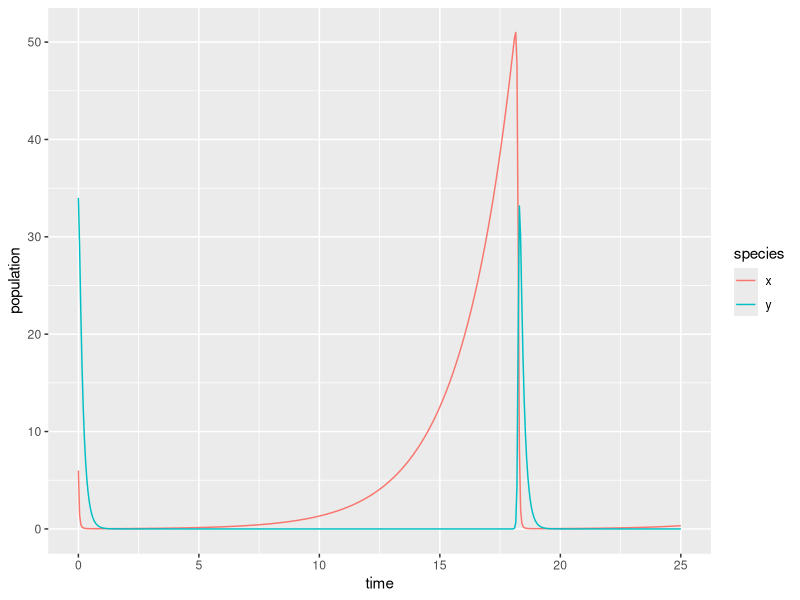

Write R code to recreate this figure.
## ---- chunk 1
knitr::opts_chunk$set(echo = TRUE)
library(tidyverse)
library(deSolve)
library(kableExtra)
## ---- chunk 2
# Create a sequence of times (days): 
time <- seq(0, 25, by = 0.05)

# Set some parameter values (these can change - keep it in mind):
parameters <- c(alpha = .45, beta = 0.9, delta = 0.9, gamma = 6)

# Set the initial condition (prey and predator populations at t = 0).
# Recall: x = prey, y = predator
init_cond <- c(x = 6, y = 34)

# Prepare the series of differential equations as a function: 
lk_equations <- function(time, init_cond, parameters) {
  with(as.list(c(init_cond, parameters)), {
    dxdt = alpha * x - beta * x * y
    dydt = delta * x * y - gamma * y
    return(list(c(dxdt, dydt)))
  })
}

# Find the approximate the solution using `deSolve::ode()`:
approx_lk <- ode(y = init_cond, times = time, func = lk_equations, parms = parameters)

# Check the class: 
class(approx_lk)

# We really want this to be a data frame, and we want both prey (x) and predator (y) to be in the same column -- we'll learn why in EDS 221 (tidy data)
#Pivot longer is when you combine two x and y populations with time 
approx_lk_df <- data.frame(approx_lk) %>% 
  pivot_longer(cols = c(x,y), names_to = "species", values_to = "population")

# Plot it! 
ggplot(data = approx_lk_df, aes(x = time, y = population)) +
  geom_line(aes(color = species))
